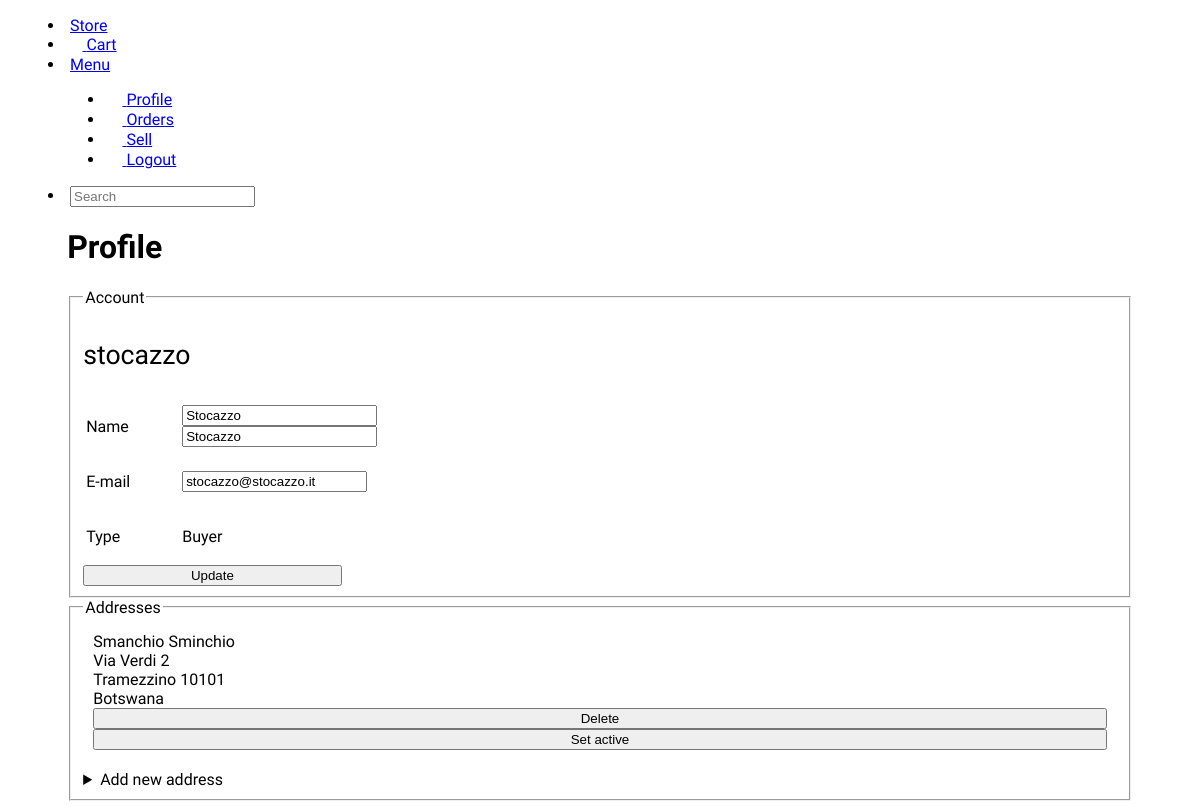
Screenshot of /profile (signed in) with the database file from the repository.
### tables.py (models this page shows, shortened)
class Base(DeclarativeBase):
    pass

class User(Base, UserMixin):
    __tablename__ = 'users'
    id: Mapped[int] = mapped_column(primary_key=True, autoincrement=True)
    email: Mapped[str] = mapped_column(unique=True)
    username: Mapped[str] = mapped_column(unique=True)
    password: Mapped[str] = mapped_column()
    name: Mapped[str] = mapped_column()
    last_name: Mapped[str] = mapped_column(nullable=True)
    user_type: Mapped[bool] = mapped_column() # True se venditore
    addresses: Mapped[List['Address']] = relationship(back_populates='user')
    cart_products: Mapped[List['CartProducts']] = relationship(back_populates='user')
    def is_seller(self):
        return  self.user_type

class Address(Base):
    __tablename__ = 'addresses'
    id: Mapped[int] = mapped_column(primary_key=True, autoincrement=True)
    user_id: Mapped[int] = mapped_column(ForeignKey(User.id, ondelete='CASCADE'))
    active: Mapped[bool]
    first_name: Mapped[str]
    last_name: Mapped[str]
    street: Mapped[str]
    postcode: Mapped[str]
    state: Mapped[str]
    province: Mapped[str]
    user = relationship('User')

### app.py (the view, shortened to what this page needs)
@app.route('/profile', methods=['GET', 'POST'])
@login_required # Indica che è richiesto un login per accedere a questa pagina, un login avvenuto con successo e quindi con un utente loggato
def profile():
    if request.method == 'GET':
        user = db_session.scalar(select(User).filter(User.id == current_user.get_id()))
        addrs = db_session.scalar(select(Address).where(Address.user_id == int(current_user.get_id())))
        return render_template('profile.html', user=user, addrs=addrs)

### app.py (called while the page is built)
@login_manager.user_loader
def load_user(user_id):
    return db_session.scalar(select(User).where(User.id == int(user_id))) # Dovrebbe ritornare 'None' se l'ID non è valido

### templates/profile.html (shortened to what this page needs)
{% extends 'base.html' %}
{% block content %}
<div class="container-big">
    <h1>Profile</h1>
    <div class="flex">
        <div class="col-5">
            <fieldset>
                <legend>Account</legend>
                <div>
                    <p id="username">{{user.username}}</p>
                    <form method="post" class="bg-default p-.25">
                        <table>
                            <tr>
                                <td><p class="bold muted">Name</p></td>
                                <td style="width:80%">
                                    <div class="flex">
                                        <input type="text" name="info-fname" class="mr-.25" value="{{user.name}}" style="width:50%" />
                                        <input type="text" name="info-lname" class="ml-.25" value="{{user.last_name}}" style="width:50%" />
                                    </div>
                                </td>
                            </tr>
                            <tr>
                                <td><p class="bold muted">E-mail</p></td>
                                <td><input type="text" name="info-email" value="{{user.email}}" /></td>
                            </tr>
                            <tr>
                                <td><p class="bold muted">Type</p></td>
                                <td>
                                    <p class="">
                                    {{ 'Seller' if user.is_seller() else 'Buyer' }}
                                    </p>
                                </td>
                            </tr>
                        </table>
                        <button style="width:25%" type="submit" name="info-update">Update</button>
                    </form>
                </div>
            </fieldset>
        </div>
    </div>
    <div class="flex">
        <div class="col-7">
            <fieldset>
                <legend>Addresses</legend>
                {% for addr in user.addresses %}
                <div class="address flex" style="{{'border:2px solid var(--default)' if addr.active}}" >
                    <div class="address-data" style="max-width: 80%">
                        <p class="bold" id="name">{{addr.first_name}} {{addr.last_name}}</p>
                        <p id="street">{{addr.street}}</p>
                        <p id="province">{{addr.province}} {{addr.postcode}}</p>
                        <p id="country">{{addr.state}}</p>
                    </div>
                    <div class="address-actions">
                        <form method="post" class="p-.5 bg-default">
                            <button type="submit" class="danger" name="address-delete">Delete</button>
                            <button type="submit" name="address-set-active" {{'disabled' if addr.active}}>Set active</button>
                        </form>
                    </div>
                </div>
                {% endfor %}
                <details class="bg-muted">
                    <summary class="default">Add new address</summary>
                </details>
            </fieldset>
        </div>
    </div>
</div>
{% endblock %}

### templates/base.html (shortened to what this page needs)
<!DOCTYPE html>
<html>
    <head>
        {% block head %}
        <link rel="stylesheet" href="https://matcha.mizu.sh/matcha.css">
        <link rel="stylesheet" href="../static/css/styles2.css">
        <link href="../static/icons/font/bootstrap-icons.css" rel="stylesheet">
        {% endblock %}
    </head>
    <body>
        {% include 'nav.html' %}
        {% block content %}
        {% endblock %}
    </body>
</html>

### templates/nav.html
<menu>
    <li><a href="/home">Store</a></li>
    <li class="{% if request.path ==  '/cart' %} selected {% endif %}"><a href="/cart"><i class="bi bi-cart3"></i> Cart</a></li>
    <li>
        <a href="#">Menu</a>
        <menu>
            <li class="{% if request.path == '/profile' %} selected {% endif %}"><a href="/profile"><i class="bi bi-person-fill"></i> Profile</a></li>
            <li class="{% if request.path == '/orders' %} selected {% endif %}"><a href="/orders"><i class="bi bi-box-seam"></i> Orders</a></li>
            <li class="{% if request.path ==  '/sell' %} selected {% endif %}"><a href="/sell"><i class="bi bi-cash-coin"></i> Sell</a></li>
            {% if current_user.is_authenticated %}
                <li class="attention"><a href="/logout"><i class="bi bi-box-arrow-left"></i> Logout</a></li>
            {% endif %}
        </menu>
    </li>
    <li class="m-0" ><input type="search" placeholder="Search"></li>
</menu>

### static/css/styles2.css (style rules this page uses)
body { font-family: "Onest"; }
.container-big { width: 90%; margin: 0 auto; }
.col-7 { flex: 70%; }
.col-5 { flex: 70%; }
#username { font-size: 20pt; }
.address { min-width: 10em; border: 2px solid var(--bd-muted); border-radius: var(--bd-radius); padding: 10px; margin-bottom: 10px; }
.address p { min-width: 10em; margin:0; }

### rows the page displays
User: username "stocazzo", info-fname "Stocazzo", info-lname "Stocazzo", info-email "stocazzo@stocazzo.it", user_type "Buyer"
Address: first_name "Smanchio", last_name "Sminchio", street "Via Verdi 2", province "Tramezzino", postcode "10101", state "Botswana"
